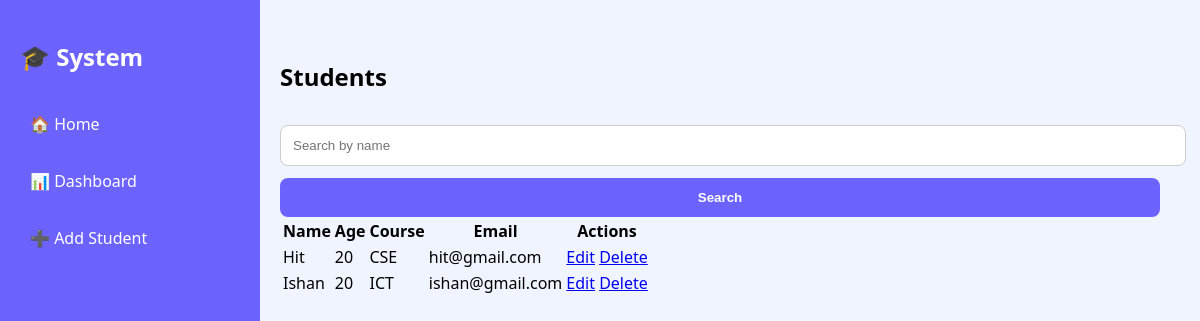
Before: / with the older database file.
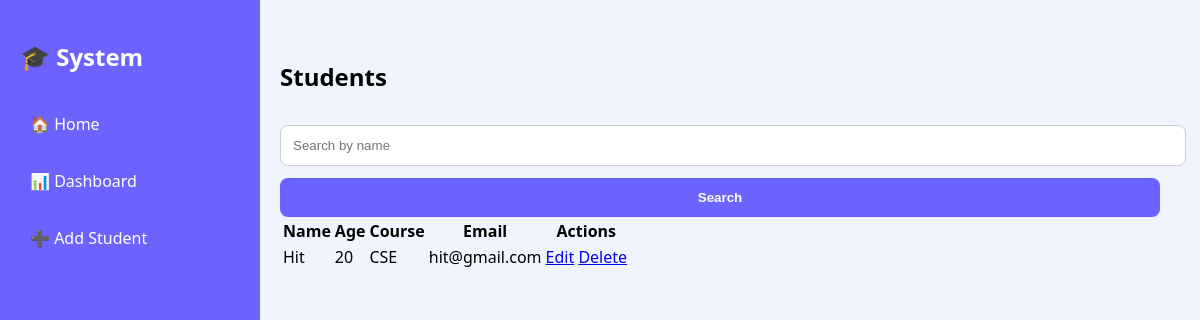
After: the same page with the newer database file.
### students/models.py (models this page shows, shortened)
class Student(models.Model):
    name = models.CharField(max_length=100)
    age = models.IntegerField()
    course = models.CharField(max_length=100)
    email = models.EmailField()
    created_at = models.DateTimeField(auto_now_add=True)

### students/views.py (the view)
# urls.py: 2. Add a URL to urlpatterns:  path('', views.home, name='home')
def home(request):
    query = request.GET.get('q')
    if query:
        students = Student.objects.filter(name__icontains=query)
    else:
        students = Student.objects.all()
    return render(request, 'home.html', {'students': students})

### students/templates/home.html
{% extends 'base.html' %}
{% block content %}
<h2>Students</h2>
<form method="GET">
    <input type="text" name="q" placeholder="Search by name">
    <button type="submit">Search</button>
</form>
<table>
<tr>
    <th>Name</th>
    <th>Age</th>
    <th>Course</th>
    <th>Email</th>
    <th>Actions</th>
</tr>
{% for s in students %}
<tr>
    <td>{{ s.name }}</td>
    <td>{{ s.age }}</td>
    <td>{{ s.course }}</td>
    <td>{{ s.email }}</td>
    <td>
        <a href="/update/{{ s.id }}">Edit</a>
        <a href="/delete/{{ s.id }}">Delete</a>
    </td>
</tr>
{% endfor %}
</table>
{% endblock %}

### students/templates/base.html (shortened to what this page needs)
{% load static %}
<!DOCTYPE html>
<html>
<head>
    <link rel="stylesheet" href="{% static 'style.css' %}">
</head>
<body>
<div class="layout">
    <div class="sidebar">
        <h2>🎓 System</h2>
        <a href="/">🏠 Home</a>
        <a href="/dashboard/">📊 Dashboard</a>
        <a href="/add/">➕ Add Student</a>
    </div>
    <div class="main">
        {% block content %}{% endblock %}
    </div>
</div>
</body>
</html>

### students/static/style.css (style rules this page uses)
body { margin: 0; font-family: 'Segoe UI', sans-serif; background: #f0f4ff; }
.layout { display: flex; }
.sidebar { width: 220px; height: 100vh; background: #6c63ff; color: white; padding: 20px; position: fixed; }
.sidebar h2 { margin-bottom: 30px; }
.sidebar a { display: block; color: white; text-decoration: none; margin: 15px 0; padding: 10px; border-radius: 6px; }
.main { margin-left: 240px; padding: 40px; width: 100%; }
form input { width: 100%; padding: 12px; margin: 12px 0; border-radius: 8px; border: 1px solid #ccc; }
button { background: #6c63ff; color: white; padding: 12px; border: none; border-radius: 8px; width: 100%; font-weight: bold; }

Changed rows visible on the page:
removed Student: name "Ishan", age "20", course "ICT", email "ishan@gmail.com"
